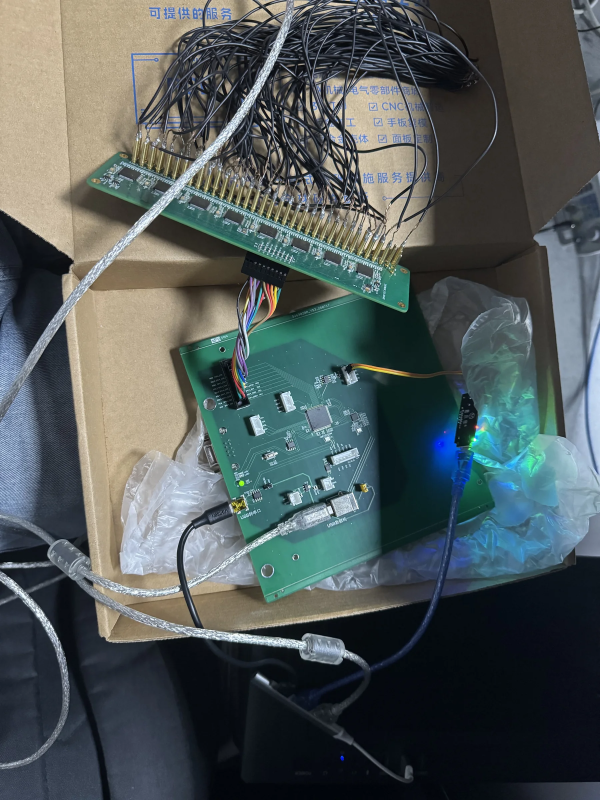
#> input picture assets/images/eeg-hardware.webp, 1800 x 2400 px (shown at 1/3 size)
$ python -i prepare_assets.py   (imports and definitions only)
#> lines starting #> are read from the running program, lines starting #| are printed output that depends on the picture
#> further down, picture is the input picture: PIL image 1800x2400 RGB; mean R, G, B 80.6, 89.4, 89.4
"""Create web-sized images from the source portfolio material."""

from pathlib import Path

from PIL import Image, ImageDraw, ImageFilter


PROJECT_DIR = Path(__file__).resolve().parents[1]
SOURCE_DIR = PROJECT_DIR.parent / "素材"
OUTPUT_DIR = PROJECT_DIR / "assets" / "images"

IMAGE_JOBS = {
    "脑电PCB.png": ("eeg-hardware.webp", 1800),
    "脑电采集实验.png": ("eeg-experiment.webp", 2000),
    "电刺激PCB.png": ("electrical-stimulation-hardware.webp", 1800),
    "电刺激实验.png": ("electrical-stimulation-experiment.webp", 2000),
    "alfa1.png": ("alpha-montage.webp", 1800),
    "alfa2.png": ("alpha-protocol.webp", 2200),
    "alfa3.png": ("alpha-results.webp", 2200),
    "ssvep1.png": ("ssvep-protocol.webp", 2200),
    "ssvep2.png": ("ssvep-results.webp", 2200),
}


def resize_to_width(image: Image.Image, target_width: int) -> Image.Image:
    if image.width <= target_width:
        return image.copy()
    target_height = round(image.height * target_width / image.width)
    return image.resize((target_width, target_height), Image.Resampling.LANCZOS)


def redact_badge(image: Image.Image) -> Image.Image:
    """Blur the ID badge visible on the left side of the experiment photo."""
    image = image.copy()
    left = round(image.width * 0.095)
#> left = 171
    top = round(image.height * 0.405)
#> top = 972
    right = round(image.width * 0.168)
#> right = 302
    bottom = round(image.height * 0.475)
#> bottom = 1140
    blurred = image.filter(ImageFilter.GaussianBlur(42))
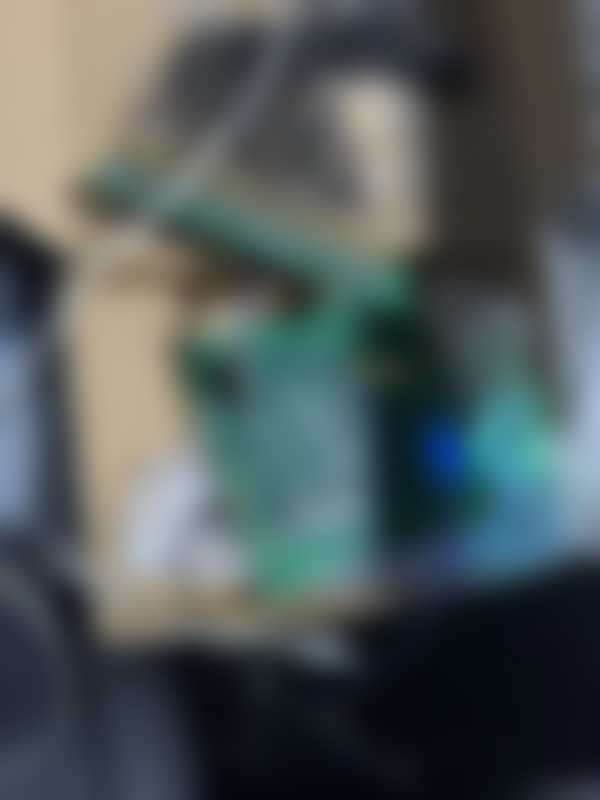
#> blurred: PIL image 1800x2400 RGB (shown at 1/3 size); mean R, G, B 80.7, 89.5, 89.6
    mask = Image.new("L", image.size, 0)
#> mask: PIL image 1800x2400 L; every value is 0
    draw = ImageDraw.Draw(mask)
    draw.rounded_rectangle(
        (left, top, right, bottom),
        radius=round(image.width * 0.012),
        fill=255,
    )
    mask = mask.filter(ImageFilter.GaussianBlur(20))
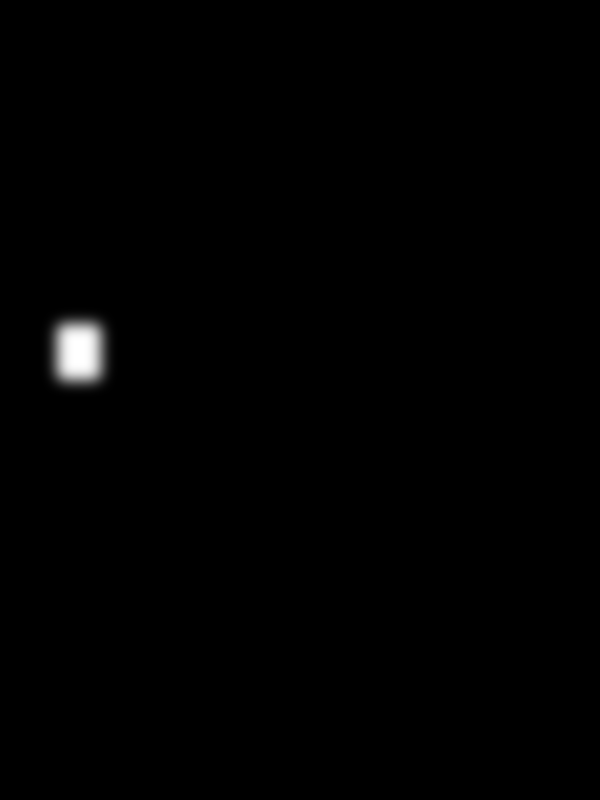
#> mask: PIL image 1800x2400 L (shown at 1/3 size); min 0, max 255, mean 1.3
    return Image.composite(blurred, image, mask)


def main() -> None:
    OUTPUT_DIR.mkdir(parents=True, exist_ok=True)
    for source_name, (output_name, target_width) in IMAGE_JOBS.items():
        source_path = SOURCE_DIR / source_name
        if not source_path.exists():
            raise FileNotFoundError(source_path)
        with Image.open(source_path) as source:
            image = source.convert("RGB")
            if source_name == "脑电采集实验.png":
                image = redact_badge(image)
            image = resize_to_width(image, target_width)
            output_path = OUTPUT_DIR / output_name
            image.save(output_path, "WEBP", quality=84, method=6)
            print(f"{source_name} -> {output_path.name} ({image.width}x{image.height})")


# [2 lines not run here, left out]

>>> from PIL import Image
>>> picture = Image.open('../assets/images/eeg-hardware.webp')
>>> result = redact_badge(picture)
